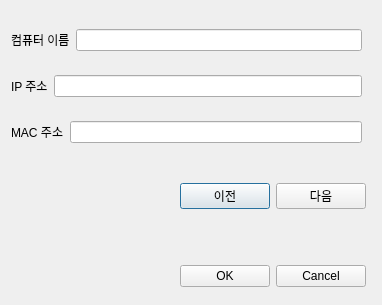
<?xml version="1.0" encoding="UTF-8"?>
<ui version="4.0">
 <class>Dialog</class>
 <widget class="QDialog" name="Dialog">
  <property name="geometry">
   <rect>
    <x>0</x>
    <y>0</y>
    <width>382</width>
    <height>305</height>
   </rect>
  </property>
  <property name="windowTitle">
   <string>Dialog</string>
  </property>
  <widget class="QWidget" name="layoutWidget">
   <property name="geometry">
    <rect>
     <x>180</x>
     <y>180</y>
     <width>186</width>
     <height>33</height>
    </rect>
   </property>
   <layout class="QHBoxLayout" name="horizontalLayout_5">
    <item>
     <widget class="QPushButton" name="pushButton">
      <property name="text">
       <string>이전</string>
      </property>
     </widget>
    </item>
    <item>
     <widget class="QPushButton" name="pushButton_2">
      <property name="text">
       <string>다음</string>
      </property>
     </widget>
    </item>
   </layout>
  </widget>
  <widget class="QWidget" name="layoutWidget">
   <property name="geometry">
    <rect>
     <x>180</x>
     <y>260</y>
     <width>186</width>
     <height>33</height>
    </rect>
   </property>
   <layout class="QHBoxLayout" name="horizontalLayout_6">
    <item>
     <widget class="QPushButton" name="pushButton_3">
      <property name="text">
       <string>OK</string>
      </property>
     </widget>
    </item>
    <item>
     <widget class="QPushButton" name="pushButton_4">
      <property name="text">
       <string>Cancel</string>
      </property>
     </widget>
    </item>
   </layout>
  </widget>
  <widget class="QWidget" name="">
   <property name="geometry">
    <rect>
     <x>11</x>
     <y>11</y>
     <width>351</width>
     <height>151</height>
    </rect>
   </property>
   <layout class="QVBoxLayout" name="verticalLayout">
    <item>
     <layout class="QHBoxLayout" name="horizontalLayout_2">
      <item>
       <widget class="QLabel" name="label_2">
        <property name="sizePolicy">
         <sizepolicy hsizetype="Fixed" vsizetype="Preferred">
          <horstretch>0</horstretch>
          <verstretch>0</verstretch>
         </sizepolicy>
        </property>
        <property name="text">
         <string>컴퓨터 이름</string>
        </property>
       </widget>
      </item>
      <item>
       <widget class="QLineEdit" name="lineEdit_2">
        <property name="sizePolicy">
         <sizepolicy hsizetype="Expanding" vsizetype="Fixed">
          <horstretch>0</horstretch>
          <verstretch>0</verstretch>
         </sizepolicy>
        </property>
        <property name="minimumSize">
         <size>
          <width>0</width>
          <height>0</height>
         </size>
        </property>
       </widget>
      </item>
     </layout>
    </item>
    <item>
     <layout class="QHBoxLayout" name="horizontalLayout_3">
      <item>
       <widget class="QLabel" name="label_3">
        <property name="sizePolicy">
         <sizepolicy hsizetype="Fixed" vsizetype="Preferred">
          <horstretch>0</horstretch>
          <verstretch>0</verstretch>
         </sizepolicy>
        </property>
        <property name="text">
         <string>IP 주소</string>
        </property>
       </widget>
      </item>
      <item>
       <widget class="QLineEdit" name="lineEdit_3">
        <property name="sizePolicy">
         <sizepolicy hsizetype="Expanding" vsizetype="Fixed">
          <horstretch>0</horstretch>
          <verstretch>0</verstretch>
         </sizepolicy>
        </property>
       </widget>
      </item>
     </layout>
    </item>
    <item>
     <layout class="QHBoxLayout" name="horizontalLayout_4">
      <item>
       <widget class="QLabel" name="label_4">
        <property name="sizePolicy">
         <sizepolicy hsizetype="Fixed" vsizetype="Preferred">
          <horstretch>0</horstretch>
          <verstretch>0</verstretch>
         </sizepolicy>
        </property>
        <property name="text">
         <string>MAC 주소</string>
        </property>
       </widget>
      </item>
      <item>
       <widget class="QLineEdit" name="lineEdit_4">
        <property name="sizePolicy">
         <sizepolicy hsizetype="Expanding" vsizetype="Fixed">
          <horstretch>0</horstretch>
          <verstretch>0</verstretch>
         </sizepolicy>
        </property>
        <property name="minimumSize">
         <size>
          <width>0</width>
          <height>0</height>
         </size>
        </property>
       </widget>
      </item>
     </layout>
    </item>
   </layout>
  </widget>
 </widget>
 <resources/>
 <connections/>
</ui>
